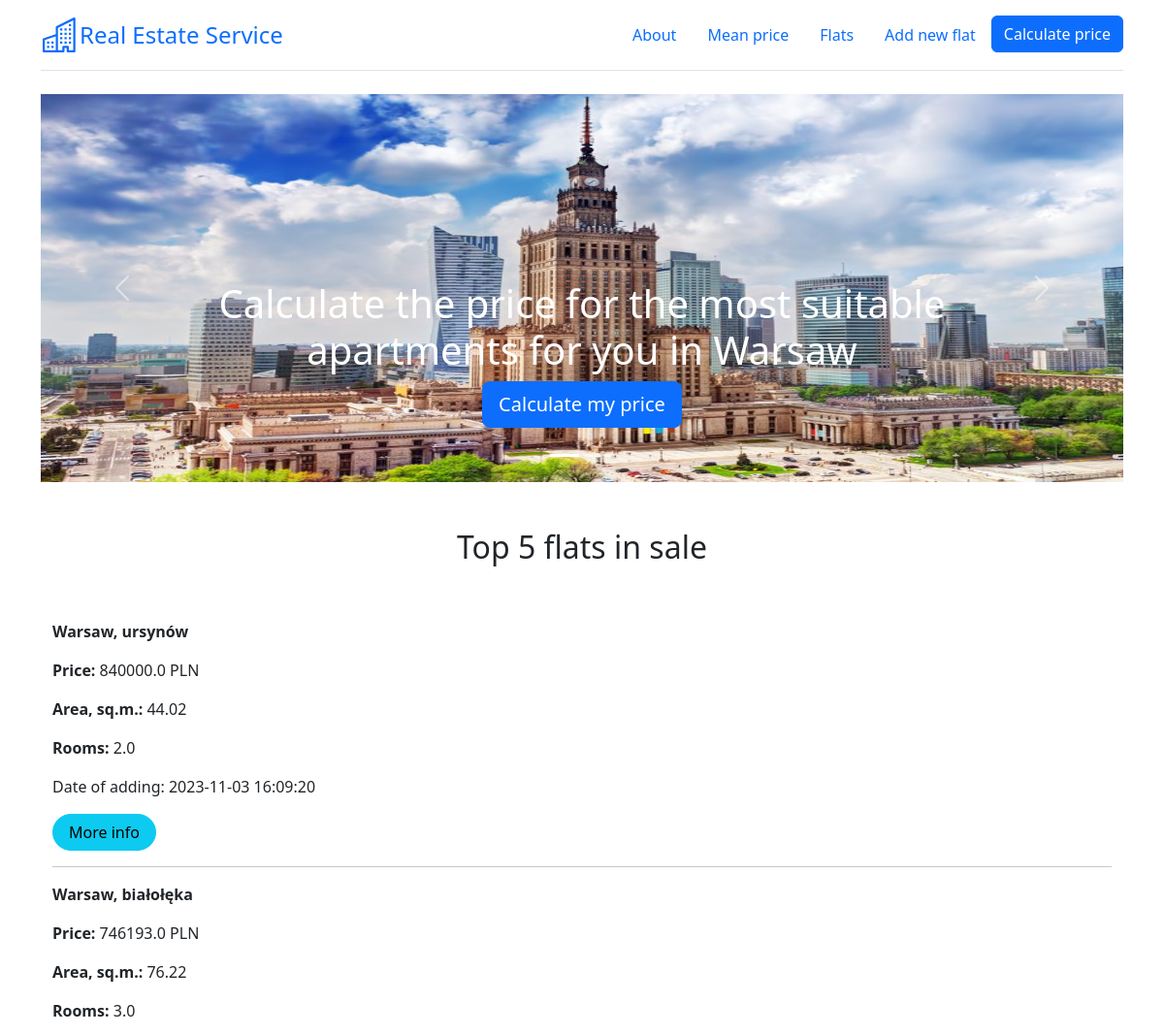
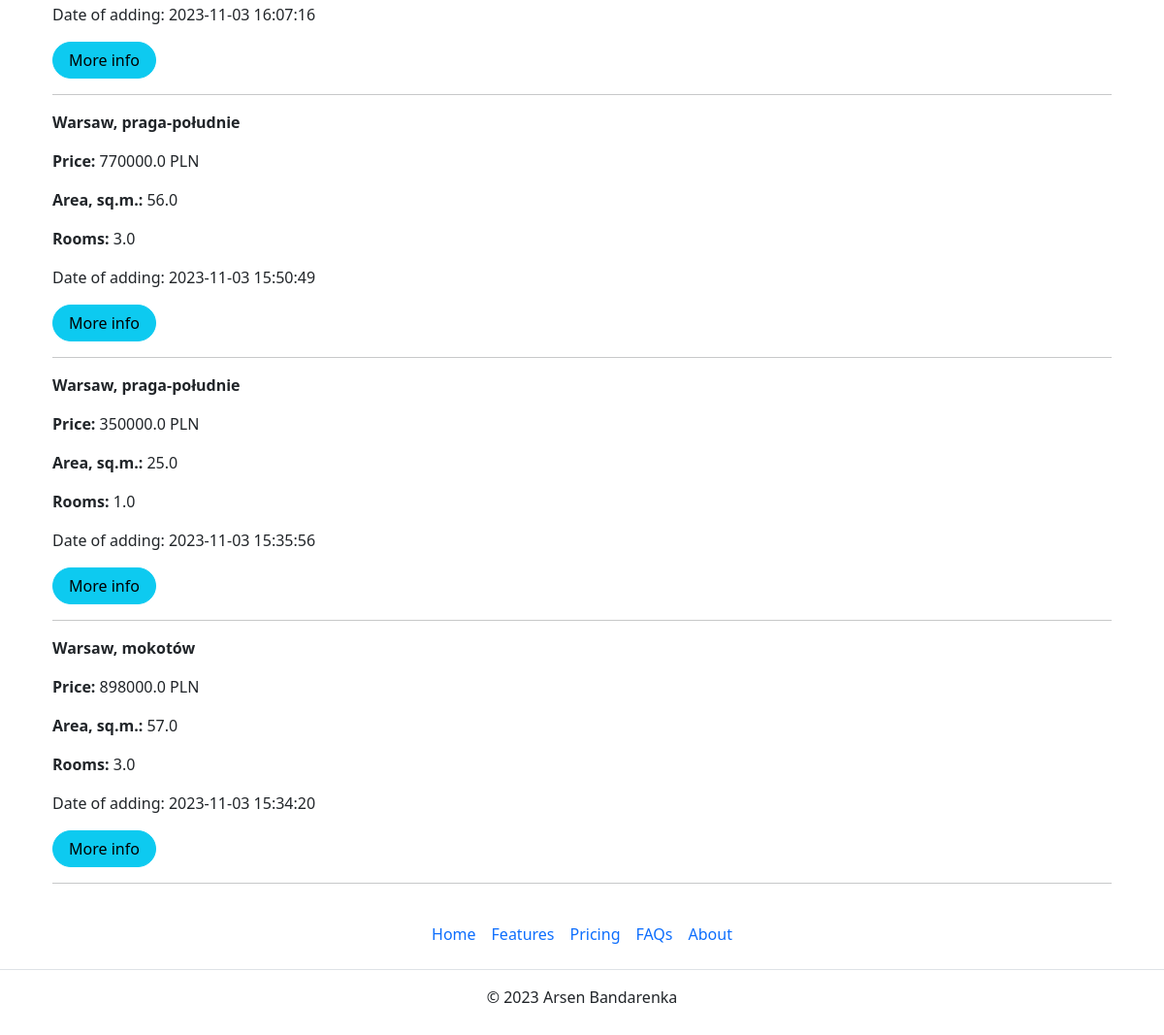
The page /home on the database its author committed (2 pictures, top to bottom).
### app.py (models this page shows)
class Flat(db.Model):
    __tablename__ = "flats_load"
    __table_args__ = {'extend_existing': True}
    id = db.Column(db.Integer, primary_key=True, unique=True)
    district = db.Column(db.Text)
    street = db.Column(db.Text)
    price = db.Column(db.Float)
    area = db.Column(db.Float)
    rooms = db.Column(db.Integer)
    renovation = db.Column(db.Integer)
    floor = db.Column(db.Integer)
    market = db.Column(db.Integer)
    elevator = db.Column(db.Integer)
    balcony = db.Column(db.Integer)
    terrace = db.Column(db.Integer)
    garden = db.Column(db.Integer)
    central_heating = db.Column(db.Integer)
    seller = db.Column(db.Integer)
    blok = db.Column(db.Integer)
    parking = db.Column(db.Integer)
    publication_date = db.Column(db.DateTime, default=datetime.datetime.now())

### app.py (the view)
@app.route('/')
@app.route('/home')
def home():
    flats = db.session.execute(db.select(Flat).order_by(Flat.publication_date.desc())).fetchmany(5)
    flats = [f[0] for f in flats]
    return render_template('main_page.html', flats=flats, floor_dict=floor_dict)

### templates/main_page.html (shortened to what this page needs)
{% extends 'base.html' %}
{% block carousel %}
<div class="container">
<div id="myCarousel" class="carousel slide mb-6" data-bs-ride="carousel" data-bs-theme="light">
    <div class="carousel-indicators">
      <button type="button" data-bs-target="#myCarousel" data-bs-slide-to="0" aria-label="Slide 1" class="active" aria-current="true"></button>
      <button type="button" data-bs-target="#myCarousel" data-bs-slide-to="1" aria-label="Slide 2" class=""></button>
    </div>
    <div class="carousel-inner">
      <div class="carousel-item active">
          <img src="static/images/waw_image.jpg" alt="Warsaw image" width="1300" height="400">
        <div class="container">
          <div class="carousel-caption">
            <h1>Calculate the price for the most suitable apartments for you in Warsaw</h1>
            <p><a class="btn btn-lg btn-primary" href="/predict_price">Calculate my price</a></p>
          </div>
        </div>
      </div>
    </div>
    <button class="carousel-control-prev" type="button" data-bs-target="#myCarousel" data-bs-slide="prev">
      <span class="carousel-control-prev-icon" aria-hidden="true"></span>
    </button>
    <button class="carousel-control-next" type="button" data-bs-target="#myCarousel" data-bs-slide="next">
      <span class="carousel-control-next-icon" aria-hidden="true"></span>
    </button>
  </div>
</div>
{% endblock %}
{% block text_center %}<h2>Top 5 flats in sale</h2>{% endblock %}
{% block body %}
<div class="container">
    {% for flat in flats %}
    <p><strong>Warsaw, {{flat.district}}</strong></p>
    <p><strong>Price: </strong> {{flat.price}} PLN</p>
    <p><strong>Area, sq.m.: </strong> {{flat.area}}</p>
    <p><strong>Rooms: </strong> {{flat.rooms}}</p>
    <p>Date of adding: {{flat.publication_date}}</p>
    <a href="/flats/{{ flat.id }}" class="btn btn-info rounded-pill px-3">More info</a>
    <hr>
    {% endfor %}
</div>
{% endblock %}

### rows shown on the page
Flat: district "ursynów", price "840000.0", area "44.02", rooms "2.0", publication_date "2023-11-03 16:09:20"
Flat: district "białołęka", price "746193.0", area "76.22", rooms "3.0", publication_date "2023-11-03 16:07:16"
Flat: district "praga-południe", price "770000.0", area "56.0", rooms "3.0", publication_date "2023-11-03 15:50:49"
Flat: district "praga-południe", price "350000.0", area "25.0", rooms "1.0", publication_date "2023-11-03 15:35:56"
Flat: district "mokotów", price "898000.0", area "57.0", rooms "3.0", publication_date "2023-11-03 15:34:20"
